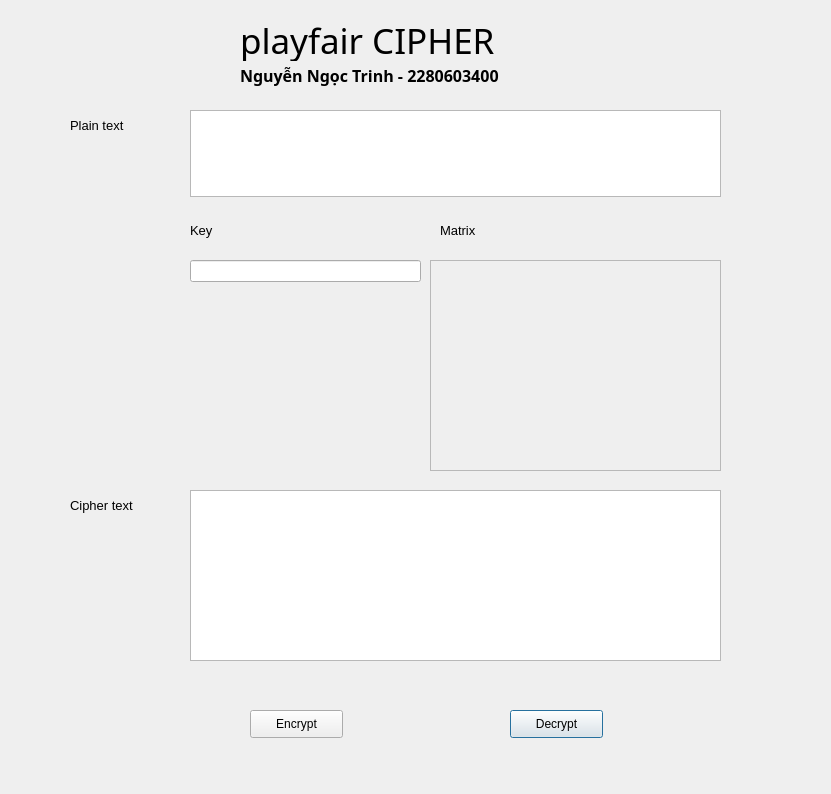
<?xml version="1.0" encoding="UTF-8"?>
<ui version="4.0">
 <class>Dialog</class>
 <widget class="QDialog" name="Dialog">
  <property name="geometry">
   <rect>
    <x>0</x>
    <y>0</y>
    <width>831</width>
    <height>794</height>
   </rect>
  </property>
  <property name="windowTitle">
   <string>Dialog</string>
  </property>
  <widget class="QLabel" name="label_3">
   <property name="geometry">
    <rect>
     <x>70</x>
     <y>110</y>
     <width>91</width>
     <height>31</height>
    </rect>
   </property>
   <property name="font">
    <font>
     <pointsize>10</pointsize>
    </font>
   </property>
   <property name="text">
    <string>Plain text</string>
   </property>
  </widget>
  <widget class="QPlainTextEdit" name="plaintext_txt">
   <property name="geometry">
    <rect>
     <x>190</x>
     <y>110</y>
     <width>531</width>
     <height>87</height>
    </rect>
   </property>
  </widget>
  <widget class="QPushButton" name="decrypt_btn">
   <property name="geometry">
    <rect>
     <x>510</x>
     <y>710</y>
     <width>93</width>
     <height>28</height>
    </rect>
   </property>
   <property name="text">
    <string>Decrypt</string>
   </property>
  </widget>
  <widget class="QPushButton" name="encrypt_btn">
   <property name="geometry">
    <rect>
     <x>250</x>
     <y>710</y>
     <width>93</width>
     <height>28</height>
    </rect>
   </property>
   <property name="text">
    <string>Encrypt</string>
   </property>
  </widget>
  <widget class="QLabel" name="label_5">
   <property name="geometry">
    <rect>
     <x>70</x>
     <y>490</y>
     <width>91</width>
     <height>31</height>
    </rect>
   </property>
   <property name="font">
    <font>
     <pointsize>10</pointsize>
    </font>
   </property>
   <property name="text">
    <string>Cipher text</string>
   </property>
  </widget>
  <widget class="QLabel" name="label">
   <property name="geometry">
    <rect>
     <x>240</x>
     <y>20</y>
     <width>401</width>
     <height>41</height>
    </rect>
   </property>
   <property name="font">
    <font>
     <family>Stencil</family>
     <pointsize>26</pointsize>
     <weight>50</weight>
     <bold>false</bold>
    </font>
   </property>
   <property name="text">
    <string>playfair CIPHER</string>
   </property>
  </widget>
  <widget class="QPlainTextEdit" name="ciphertext_txt">
   <property name="geometry">
    <rect>
     <x>190</x>
     <y>490</y>
     <width>531</width>
     <height>171</height>
    </rect>
   </property>
  </widget>
  <widget class="QLabel" name="label_2">
   <property name="geometry">
    <rect>
     <x>240</x>
     <y>60</y>
     <width>361</width>
     <height>31</height>
    </rect>
   </property>
   <property name="font">
    <font>
     <family>Cascadia Code SemiBold</family>
     <pointsize>12</pointsize>
     <weight>75</weight>
     <bold>true</bold>
    </font>
   </property>
   <property name="text">
    <string>Nguyễn Ngọc Trinh - 2280603400</string>
   </property>
  </widget>
  <widget class="QLineEdit" name="key_txt">
   <property name="geometry">
    <rect>
     <x>190</x>
     <y>260</y>
     <width>231</width>
     <height>22</height>
    </rect>
   </property>
  </widget>
  <widget class="QLabel" name="label_4">
   <property name="geometry">
    <rect>
     <x>190</x>
     <y>210</y>
     <width>55</width>
     <height>41</height>
    </rect>
   </property>
   <property name="font">
    <font>
     <pointsize>10</pointsize>
    </font>
   </property>
   <property name="text">
    <string>Key</string>
   </property>
  </widget>
  <widget class="QLabel" name="label_6">
   <property name="geometry">
    <rect>
     <x>440</x>
     <y>210</y>
     <width>55</width>
     <height>41</height>
    </rect>
   </property>
   <property name="font">
    <font>
     <pointsize>10</pointsize>
    </font>
   </property>
   <property name="text">
    <string>Matrix</string>
   </property>
  </widget>
  <widget class="QPlainTextEdit" name="matrix_txt">
   <property name="enabled">
    <bool>false</bool>
   </property>
   <property name="geometry">
    <rect>
     <x>430</x>
     <y>260</y>
     <width>291</width>
     <height>211</height>
    </rect>
   </property>
  </widget>
 </widget>
 <resources/>
 <connections/>
</ui>
